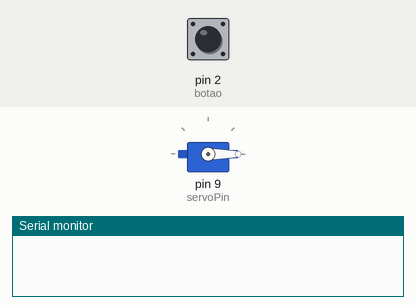
A sketch run on a simulated Arduino Uno, built with avr-gcc and run on an emulated ATmega328P. On the bench: servo, the last lines printed to the serial monitor. Inputs (shaded band) come from the test bench; at power-on: pin 2 (botao) HIGH.

Above: at 1.4 s.
1.5 s: pin 2 (botao) pulled LOW for 0.35 s
At 1.95 s:
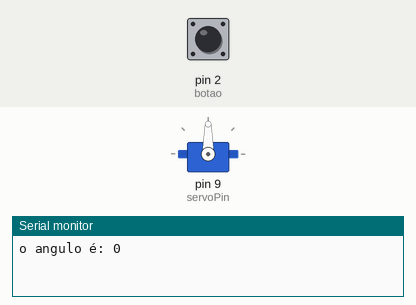
3.9 s: pin 2 (botao) pulled LOW for 1 s
At 4.65 s:
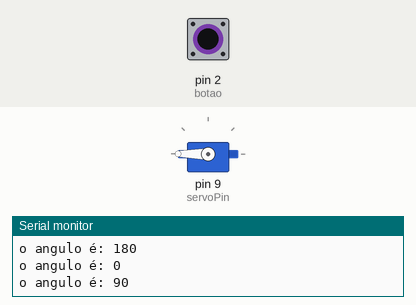
7.2 s: pin 2 (botao) pulled LOW for 3.2 s
At 11.8 s:
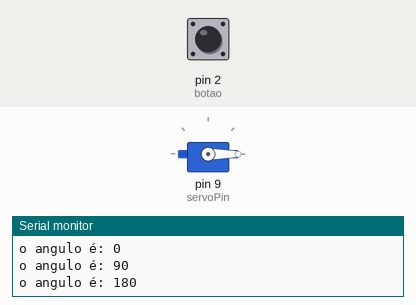
Timing chart, 0 to 13.3 s (numbered marks = the images above; inputs shaded):
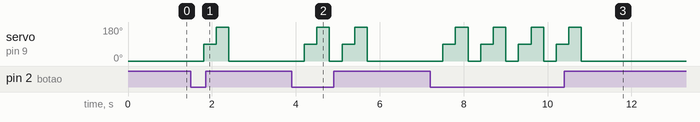

Measured:
- after the input at 1.5 s, servo on pin 9 (servoPin): 0° → 90° after 0.30 s, → 180° 0.30 s later, → 0° 0.30 s later
- after the input at 3.9 s, servo on pin 9 (servoPin): 0° → 90° after 0.30 s, → 180° 0.30 s later, → 0° 0.30 s later, → 90° 0.30 s later, … (6 changes in this stretch)
- after the input at 7.2 s, servo on pin 9 (servoPin): 0° → 90° after 0.30 s, then repeats every 0.90 s: 180° 0.30 s, 0° 0.30 s, 90° 0.30 s, until it stays 0° from 10.8 s

The sketch:

servoMotor.ino
```cpp
// C++ code
//
#include <Servo.h>

int servoPin = 9;
int botao = 2;
int estado = 0;
Servo servoMotor;

void setup(){

  pinMode(servoPin, OUTPUT);
  Serial.begin(9600);
  pinMode(botao, INPUT);
  digitalWrite(botao,HIGH);

  //Anexa objeto do tipo Servo ao pino do servo
  servoMotor.attach(servoPin);

}

void loop(){
  	estado = digitalRead(botao);
  if (estado == LOW) {
  servoMotor.write(0);
  delay(300);
  Serial.println("o angulo é: " + String(servoMotor.read()));

  servoMotor.write(90);
  delay(300);
  Serial.println("o angulo é: " + String(servoMotor.read()));

    servoMotor.write(180);
  delay(300);
  Serial.println("o angulo é: " + String(servoMotor.read()));
  }
  else{
  servoMotor.write(0);
  delay(300);
  }
}


// C++ code
//
```
